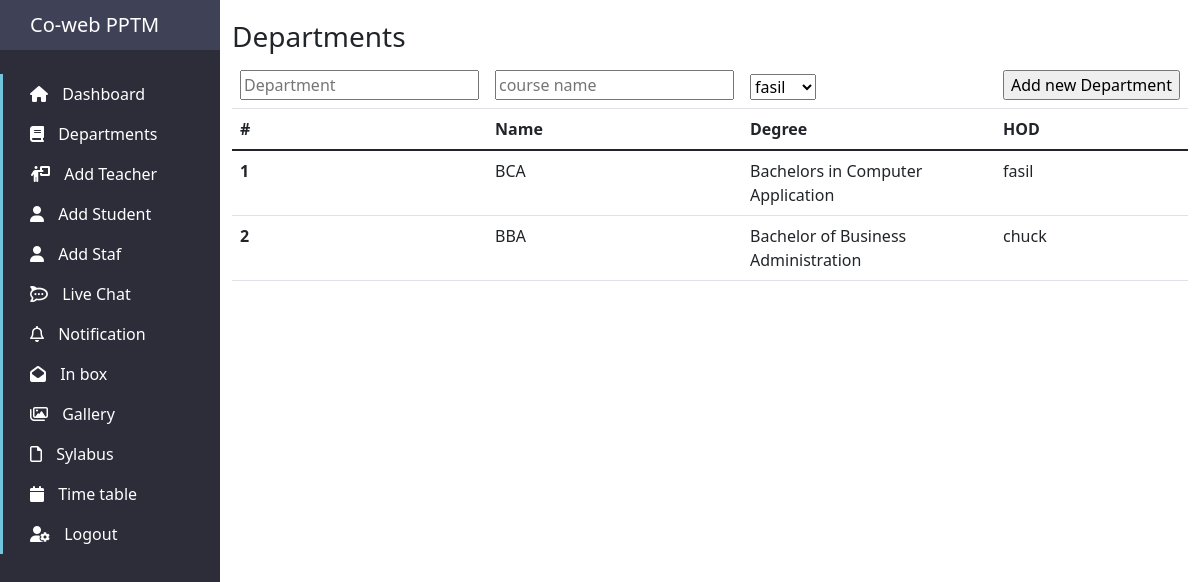
/manager/dept, run on the app's committed database.
### sitemanager/models.py (models this page shows)
class Department(models.Model):
    name = models.CharField(max_length=50)
    course = models.CharField(max_length=100)
    HOD = models.ForeignKey(Teachers,on_delete=models.DO_NOTHING)
    teachers = models.ManyToManyField(Teachers,related_name='teachers')
    course_fee = models.JSONField(default = list)

class Teachers(models.Model):
          user = models.ForeignKey(User,on_delete=models.CASCADE,db_constraint=False)
          Department = models.CharField(max_length= 20,null=True)
          Subject = models.CharField(max_length=30)
          Qualifications = models.CharField(max_length=100)
          Phone_number = models.CharField(max_length=10)
          Photo =models.ImageField(null=True, blank=True, upload_to="images/",default="images/example3.jpg")

### sitemanager/views.py (the view)
# urls.py: path('dept',views.dept),
def dept(request):
    if request.method == 'POST':
        hod = Teachers.objects.get(pk = request.POST['hod'])
        Department(name = request.POST['name'],
        course = request.POST['course'],
        HOD = hod,
        ).save()
    teachers = Teachers.objects.all()
    data = Department.objects.all()
    return render(request,'departments.html',{"teachers":teachers,"data":data})

### sitemanager/templates/departments.html (shortened to what this page needs)
{% extends 'admin_index.html' %}
{% block views %}
<h3> Departments</h3>
<table class="table table-hover">
    <thead>
    <tr><form action="" method="post">
        <th scope="col"><input type="text" name="name" placeholder="Department"></th>
        <th scope="col"><input type="text" name="course" placeholder="course name"></th>
        <th scope="col"><select name="hod">{% for teacher in teachers %}<option value={{teacher.id}}>{{teacher.user.first_name}}</option>{% endfor %}</select></th>
        <th scope="col"><input type="submit" name="" value="Add new Department"></th>
      </tr>
        <tr>
          <th scope="col">#</th>
          <th scope="col">Name </th>
          <th scope="col">Degree</th>
          <th scope="col">HOD</th>
        </tr>
      </thead>
      <tbody>
          {% for item in data %}
        <tr onclick="next_page({{item.id}})">
          <th scope="row">{{forloop.counter}}</th>
          <td>{{item.name}}</td>
          <td>{{item.course}}</td>
          <td>{{item.HOD.user.first_name}}</td>
        </tr>
        {% endfor %}
    </tbody>
  </table>
{% endblock %}

### data on the page
Department: name "BCA", course "Bachelors in Computer Application", HOD.user.first_name "fasil"
Department: name "BBA", course "Bachelor of Business Administration", HOD.user.first_name "chuck"

### other printed values
form field hod "fasil"
